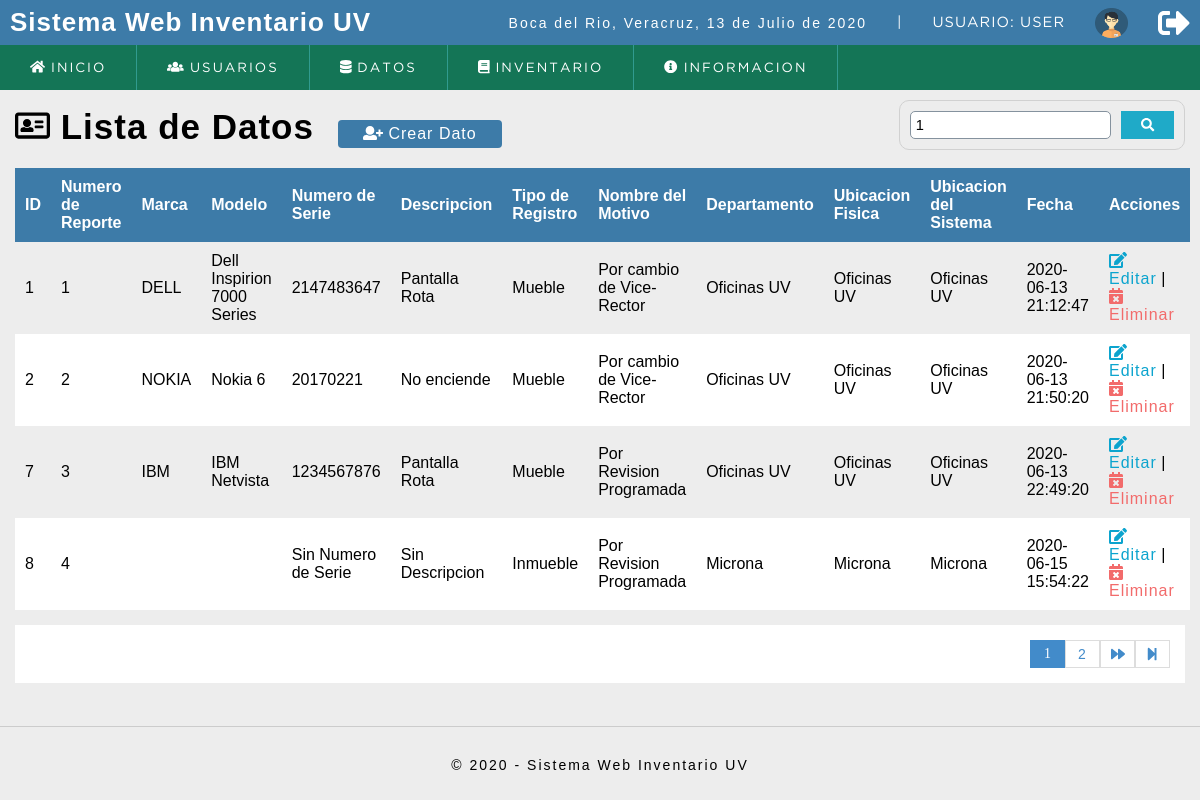
/sistema/buscar_dato.php?busqueda=1 (signed in), run on the app's committed database.
### tables this page shows
CREATE TABLE `datos` (
  `iddatos` int(11) NOT NULL,
  `num_reporte` int(11) DEFAULT NULL,
  `marca` varchar(45) DEFAULT NULL,
  `modelo` varchar(45) DEFAULT NULL,
  `no_serie` varchar(45) DEFAULT NULL,
  `descripcion` varchar(45) DEFAULT NULL,
  `tipo_registro` int(11) DEFAULT NULL,
  `motivo` int(11) DEFAULT NULL,
  `departamento` text,
  `ubicacion_fisica` text,
  `ubicacion_sistema` text,
  `dateadd` datetime DEFAULT CURRENT_TIMESTAMP,
  `usuario_id` int(11) DEFAULT NULL
);

CREATE TABLE `tipo_registro` (
  `idtipo_registro` int(11) NOT NULL,
  `tipo_registro` varchar(40) DEFAULT NULL
);

CREATE TABLE `motivo` (
  `idmotivo` int(11) NOT NULL,
  `motivo` varchar(40) DEFAULT NULL
);

### sistema/buscar_dato.php (the view, shortened to what this page needs)
<?php
	include "../conexion.php";
?>
<!DOCTYPE html>
<html lang="en">
<head>
	<?php include "includes/scripts.php";  ?>
</head>
<body>
	<?php include "includes/header.php";?>
	<section id="container">
		<?php
			$busqueda = strtolower($_REQUEST['busqueda']);
		?>
		<h1><i class="far fa-address-card"></i> Lista de Datos</h1>
		<a href="registro_datos.php" class="btn_new"><i class="fas fa-user-plus"></i> Crear Dato</a>
		<form action="buscar_dato.php" method="get" class="form_search">
			<input type="text" name="busqueda" id="busqueda" placeholder="Buscar" value="<?php echo $busqueda; ?>">
			<button ype="submit" class="btn_search"><i class="fas fa-search"></i></button>
		</form>
		<table>
			<tr>
				<th>ID</th>
				<th>Numero de Reporte</th>
				<th>Marca</th>
				<th>Modelo</th>
				<th>Numero de Serie</th>
				<th>Descripcion</th>
				<th>Tipo de Registro</th>
				<th>Nombre del Motivo</th>
				<th>Departamento</th>
				<th>Ubicacion Fisica</th>
				<th>Ubicacion del Sistema</th>
				<th>Fecha</th>
				<th>Acciones</th>
			</tr>
		<?php
			$tipo_registro = '';
			$motivo = '';
			$sql_register = mysqli_query($conection,"SELECT COUNT(*) as iddatos FROM datos
																	WHERE
																	(
																	    iddatos LIKE '%$busqueda%' OR
																	    num_reporte LIKE '%$busqueda%' OR
																	    marca LIKE '%$busqueda%' OR
																	    modelo LIKE '%$busqueda%' OR
																	    no_serie LIKE '%$busqueda%' OR
																	    descripcion LIKE '%$busqueda%' OR
																	    departamento LIKE '%$busqueda%' OR
																	    ubicacion_fisica LIKE '%$busqueda%' OR
																	    ubicacion_sistema LIKE '%$busqueda%' OR
																	    dateadd LIKE '%$busqueda%'
																	    $tipo_registro
																	    $motivo
																	)");
			$result_register = mysqli_fetch_array($sql_register);
			$iddatos = $result_register['iddatos'];
			$por_pagina = 4;
			if(empty($_GET['pagina'])){
				$pagina = 1;
			}else{
				$pagina = $_GET['pagina'];
			}
			$desde = ($pagina-1) * $por_pagina;
			$total_paginas = ceil($iddatos / $por_pagina);
			$query = mysqli_query($conection,"SELECT d.iddatos, d.num_reporte, d.marca, d.modelo, d.no_serie, d.descripcion, t.tipo_registro, m.motivo, d.departamento, d.ubicacion_fisica, d.ubicacion_sistema, d.dateadd FROM datos d INNER JOIN motivo m ON d.motivo = m.idmotivo INNER JOIN tipo_registro t ON d.tipo_registro = t.idtipo_registro WHERE(
																				d.iddatos LIKE '%$busqueda%' OR
																				d.num_reporte LIKE '%$busqueda%' OR
																				d.marca LIKE '%$busqueda%' OR
																				d.modelo LIKE '%$busqueda%' OR
																				d.no_serie LIKE '%$busqueda%' OR
																				d.descripcion LIKE '%$busqueda%' OR
																				t.tipo_registro LIKE '%$busqueda%' OR
																				m.motivo LIKE '%$busqueda%' OR
																				d.departamento LIKE '%$busqueda%' OR
																				d.ubicacion_fisica LIKE '%$busqueda%' OR
																				d.ubicacion_sistema LIKE '%$busqueda%' OR
																				d.dateadd LIKE '%$busqueda%')
																				ORDER BY d.iddatos ASC LIMIT $desde,$por_pagina");
			$result = mysqli_num_rows($query);
			if($result > 0){
				while ($data = mysqli_fetch_array($query)) {
					if($data["no_serie"] == null){
						$no_serie = 'Sin Numero de Serie';
					}else{
						$no_serie = $data["no_serie"];
					}
			?>
				<tr>
					<td><?php echo $data["iddatos"]; ?></td>
					<td><?php echo $data["num_reporte"]; ?></td>
					<td><?php echo $data["marca"]; ?></td>
					<td><?php echo $data["modelo"]; ?></td>
					<td><?php echo $no_serie; ?></td>
					<td><?php echo $data["descripcion"]; ?></td>
					<td><?php echo $data["tipo_registro"]; ?></td>
					<td><?php echo $data["motivo"]; ?></td>
					<td><?php echo $data["departamento"]; ?></td>
					<td><?php echo $data["ubicacion_fisica"]; ?></td>
					<td><?php echo $data["ubicacion_sistema"]; ?></td>
					<td><?php echo $data["dateadd"]; ?></td>
					<td>
						<a class="link_edit" href="editar_datos.php?id=<?php echo $data["iddatos"]; ?>"><i class="fas fa-edit"></i> Editar</a>
						|<br>
						<a class="link_delete" href="eliminar_confirmar_dato.php?id=<?php echo $data["iddatos"]; ?>"><i class="fas fa-calendar-times"></i> Eliminar</a>
					</td>
				</tr>
		<?php
				}
			}
		?>
		</table>
		<?php
			if($iddatos != 0)
			{
		?>
		<div class="paginador">
			<ul>
			<?php
				for($i=1; $i <= $total_paginas; $i++){
					if($i == $pagina){
						echo '<li class="pageSelected">'.$i.'</li>';
					}else{
						echo '<li><a href="?pagina='.$i.'&busqueda='.$busqueda.'">'.$i.'</a></li>';
					}
				}
				if($pagina != $total_paginas)
				{
			?>
				<li><a href="?pagina=<?php echo $pagina+1; ?>&busqueda=<?php echo $busqueda; ?>"><i class="fas fa-forward"></i></a></li>
				<li><a href="?pagina=<?php echo $total_paginas; ?>&busqueda=<?php echo $busqueda; ?>"><i class="fas fa-step-forward"></i></a></li>
			<?php } ?>
			</ul>
		</div>
		<?php } ?>
	</section>
	<?php include "includes/footer.php";?>
</body>
</html>

### sistema/css/style.css (style rules this page uses)
* { margin: 0; padding: 0; box-sizing: border-box; }
body { background: #ededed; }
h1, h2, h3, h4, h5, h6 { font-family: 'arial'; font-weight: bold; letter-spacing: 1px; }
h1 { font-size: 26px; }
a { text-decoration: none; font-family: arial; letter-spacing: 1px; }
#container { padding: 100px 15px 15px; }
form { background: #FFF; margin: auto; padding: 20px 50px; border: 1px solid #d1d1d1; }
input,select { display: block; width: 100%; font-size: 11pt; padding: 5px; border: 1px solid #85929e; border-radius: 5px; }
#container h1 { font-size: 35px; display: inline-block; }
.btn_new { display: inline-block; background: #3d7ba8; color: #FFF; padding: 5px 25px; border-radius: 4px; margin: 20px; }
table { border-collapse: collapse; font-size: 12pt; font-family: 'arial'; width: 100%; }
table th { text-align: left; padding: 10px; background: #3d7ba8; color: #FFF; }
table tr:nth-child(odd) { background: #FFF; }
table td { padding: 10px; }
.link_edit { color: #0ca4ce; }
.link_delete { color: #f26b6b; }
.paginador ul { padding: 15px; list-style: none; background: #FFF; margin-top: 15px; display: -webkit-flex; display: -moz-flex; display: -ms-flex; display: -o-flex; display: flex; justify-content: flex-end; }
.paginador a, .pageSelected { color: #428bca; border: 1px solid #ddd; padding: 5px; display: inline-block; font-size: 14px; text-align: center; width: 35px; }
.pageSelected { color: #FFF; background: #428bca; border: 1px solid #428bca; }
.form_search { display: -webkit-flex; display: -noz-flex; display: -ms-flex; display: -o-flex; display: flex; float: right; background: initial; padding: 10px; border-radius: 10px; }
.form_search .btn_search { background: #1faac8; color: #FFF; padding: 0 20px; border: 0; cursor: pointer; margin-left: 10px; }

### data on the page
datos: iddatos "1", num_reporte "1", marca "DELL", modelo "Dell Inspirion 7000 Series", no_serie "2147483647", descripcion "Pantalla Rota", tipo_registro.tipo_registro "Mueble", motivo.motivo "Por cambio de Vice-Rector", departamento "Oficinas UV", ubicacion_fisica "Oficinas UV", ubicacion_sistema "Oficinas UV", dateadd "2020-06-13 21:12:47"
datos: iddatos "2", num_reporte "2", marca "NOKIA", modelo "Nokia 6", no_serie "20170221", descripcion "No enciende", tipo_registro.tipo_registro "Mueble", motivo.motivo "Por cambio de Vice-Rector", departamento "Oficinas UV", ubicacion_fisica "Oficinas UV", ubicacion_sistema "Oficinas UV", dateadd "2020-06-13 21:50:20"
datos: iddatos "7", num_reporte "3", marca "IBM", modelo "IBM Netvista", no_serie "1234567876", descripcion "Pantalla Rota", tipo_registro.tipo_registro "Mueble", motivo.motivo "Por Revision Programada", departamento "Oficinas UV", ubicacion_fisica "Oficinas UV", ubicacion_sistema "Oficinas UV", dateadd "2020-06-13 22:49:20"
datos: iddatos "8", num_reporte "4", no_serie "Sin Numero de Serie", descripcion "Sin Descripcion", tipo_registro.tipo_registro "Inmueble", motivo.motivo "Por Revision Programada", departamento "Microna", ubicacion_fisica "Microna", ubicacion_sistema "Microna", dateadd "2020-06-15 15:54:22"

### other printed values
fecha() "13 de Julio de 2020"
$_SESSION['nombre'] "USER"
